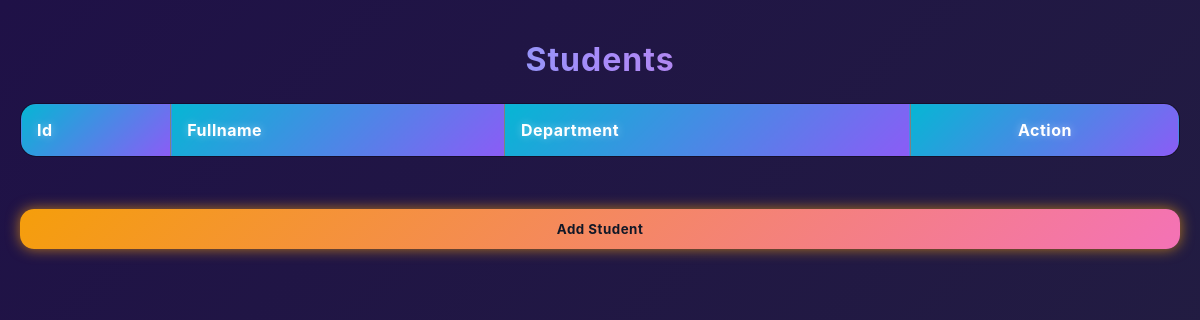
Before: / with the older database file.
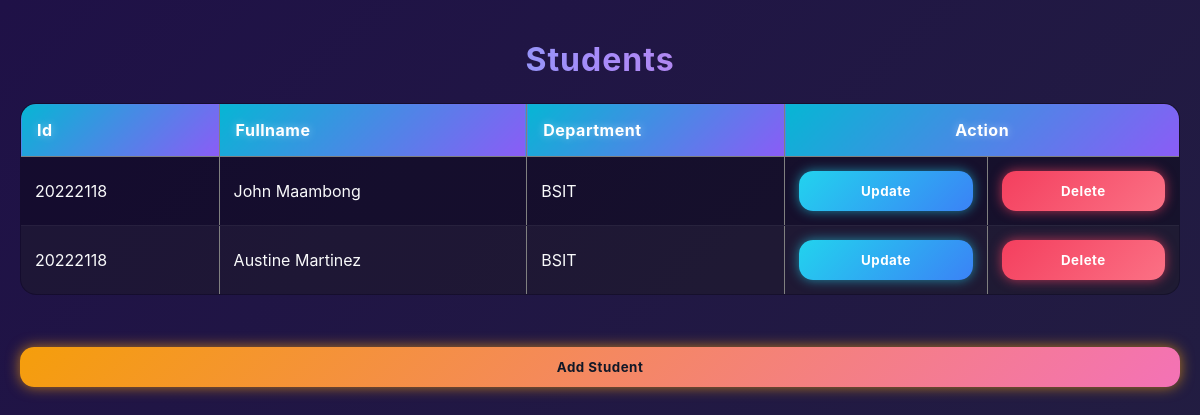
After: the same page with the newer database file.
### students/models.py (models this page shows)
class Student(models.Model):
    s_id = models.IntegerField()
    s_name = models.CharField(max_length=100)
    s_dept = models.CharField(max_length=100)

### students/views.py (the view)
# urls.py: 2. Add a URL to urlpatterns:  path('', views.home, name='home')
def home(request):
    Students = Student.objects.all()
    return render(request, "home.html", {'Students': Students})

### students/templates/home.html (shortened to what this page needs)
<!DOCTYPE html>
<html lang="en">
<head>
</head>
{% load static %}
<link rel="stylesheet" href="{% static 'style.css' %}">
<body>
    <div class="container">
        <h1>Students</h1>
        <table id="customers" border="1">
            <thead>
                <th>Id</th>
                <th>Fullname</th>
                <th>Department</th>
                <th colspan="2" id="mid">Action</th>
            </thead>
            {% for x in Students %}
            <tr>
                <td>{{x.s_id}}</td>
                <td>{{x.s_name}}</td>
                <td>{{x.s_dept}}</td>
                <td>
                    <a href="{% url 'update' x.s_id %}">
                        <button id="up">Update</button>
                    </a>
                </td>
                <td>
                    <a href="{% url 'delete' x.s_id %}">
                        <button id="del">Delete</button>
                    </a>
                </td>
            </tr>
            {% endfor %}
        </table>
        <br><br>
        <a href="{% url 'create' %}"><button id="new3">Add Student</button></a>
    </div>
</body>
</html>

### students/static/style.css (style rules this page uses)
* { box-sizing: border-box; font-family: "Inter", "Segoe UI", Arial, sans-serif; margin: 0; padding: 0; }
body { min-height: 100vh; padding: 40px 20px; background: linear-gradient(-45deg, #0f0c29, #302b63, #24243e, #1f1147); background-size: 400% 400%; animation: bgMove 12s ease infinite; color: #f9fafb; }
h1 { font-size: 32px; margin-bottom: 24px; text-align: center; background: linear-gradient(90deg, #22d3ee, #a78bfa, #f472b6); -webkit-background-clip: text; -webkit-text-fill-color: transparent; letter-spacing: 1px; }
#customers { width: 100%; border-collapse: collapse; margin-top: 24px; border-radius: 16px; overflow: hidden; background: rgba(0,0,0,0.35); }
#customers th { padding: 16px; text-align: left; font-weight: 700; letter-spacing: 0.5px; background: linear-gradient(135deg, #06b6d4, #8b5cf6); color: white; text-shadow: 0 0 8px rgba(255,255,255,0.4); }
#customers td { padding: 14px; border-bottom: 1px solid rgba(255,255,255,0.08); }
#customers tr:nth-child(even) { background: rgba(255,255,255,0.04); }
#customers #mid { text-align: center; }
button { width: 100%; padding: 12px; border-radius: 14px; border: none; font-weight: 700; cursor: pointer; transition: all 0.25s ease; letter-spacing: 0.5px; }
#customers #up { background: linear-gradient(135deg, #22d3ee, #3b82f6); color: white; box-shadow: 0 0 12px rgba(34,211,238,0.6); }
#customers #del { background: linear-gradient(135deg, #f43f5e, #fb7185); color: white; box-shadow: 0 0 12px rgba(244,63,94,0.7); }
.container1 #new, .container2 #new1, .container #new3 { background: linear-gradient(135deg, #f59e0b, #f472b6); color: #111827; margin-top: 12px; box-shadow: 0 0 14px rgba(245,158,11,0.7); }

Changed rows visible on the page:
added Student: s_id "20222118", s_name "John Maambong", s_dept "BSIT"
added Student: s_id "20222118", s_name "Austine Martinez", s_dept "BSIT"
